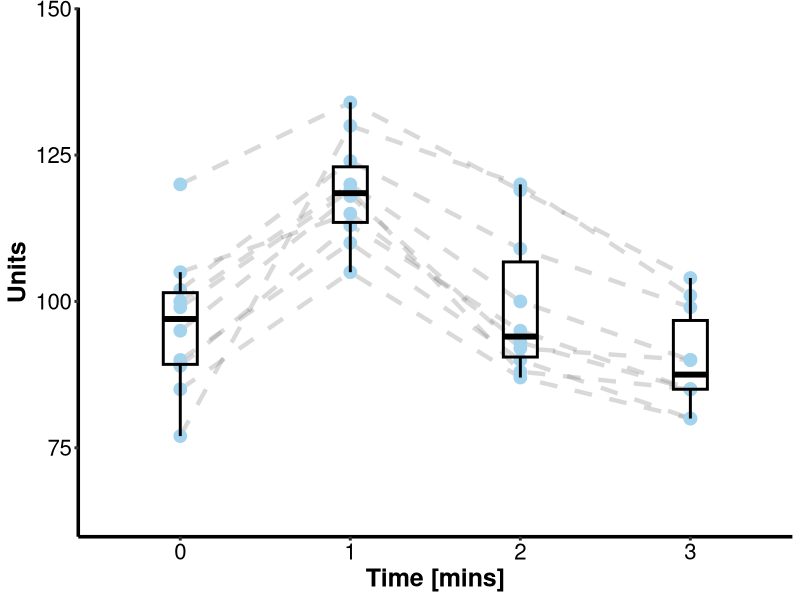

This chart was generated by the following R code:
install.packages("ggplot2")
install.packages("readr")
library(ggplot2)
library(readr)

# Read the data in from a separate file in long format. Six subjects each with 4 timepoints.

test = data.frame(read_csv("./test_data.csv"))

# Create a nice theme

theme_update(axis.line.y = element_line(colour="black"),
             axis.line.x = element_line(colour="black"),
             axis.text = element_text(colour="black"),
             panel.grid.major = element_blank(),
             panel.grid.minor = element_blank(),
             panel.background = element_blank(),
             axis.text.x  = element_text(size=16),
             axis.text.y  = element_text(size=16),
             axis.title.x  = element_text(size=18,vjust=1, face="bold"),
             axis.title.y  = element_text(size=18, face = "bold", vjust=1, angle = 90),
             axis.line = element_line(size = 1.2, linetype = "solid"),
             axis.ticks = element_line(size = 1), legend.position="none")


# Dot and box plot with joined lines

ggplot(data=test, aes (x=factor(Time), y= Value)) +
  geom_line(aes(group=ID), alpha=I(0.3), colour = "grey50", lwd=1.5, linetype="dashed") +
  geom_point(size = 4, colour = "lightskyblue2") +
  scale_y_continuous (limits=c(60,150), expand=c(0,0.2)) +
  xlab("Time [mins]") +
  ylab("Units") +
  geom_boxplot(outlier.shape=NA, fill= NA,  colour="black", width=0.2, lwd=1)
